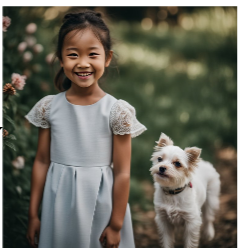
#> input picture pipeline_fuzzy/input.png, 241 x 250 px
$ python photo_guidance.py
#> lines starting #> are read from the running program, lines starting #| are printed output that depends on the picture; after the words box and inside, x2 and y2 are one past the last pixel; in counts of white or black regions, pixels touching at a corner belong together
### pipeline_fuzzy/map.py
#!/usr/bin/env python3
"""Extract foreground with GrabCut and save mask-based visualizations."""

import argparse
import json
from pathlib import Path

import cv2
import numpy as np


def read_image(path, flags=cv2.IMREAD_COLOR):
#> called with flags = 1
    data = np.fromfile(str(path), dtype=np.uint8)
    img = cv2.imdecode(data, flags)
#> img is the input picture: shape (250, 241, 3); mean B, G, R 91.5, 104, 105.9
    if img is None:
        raise ValueError(f"Cannot read image: {path}")
    return img


def save_png(path, image):
    ok, encoded = cv2.imencode('.png', image)
    if not ok:
        raise RuntimeError(f"Could not encode {path}")
    encoded.tofile(str(path))


# [143 lines left out: functions foreground_mask, make_visualizations, main, not called in this run]


# [2 lines that do not run on import are left out]

### pipeline_fuzzy/photo_guidance.py
"""Create a GrabCut mask guided around the girl and dog in input.png."""
from pathlib import Path

import cv2
import numpy as np

from map import read_image, save_png


image = read_image(Path(__file__).with_name('input.png'))
guide = np.zeros(image.shape[:2], np.uint8)
# Loose silhouettes mark the subjects; GrabCut refines against photo colors.
girl = [(54, 30), (64, 17), (89, 12), (104, 22), (111, 44),
        (108, 66), (102, 84), (125, 96), (143, 117), (131, 130),
        (128, 176), (126, 224), (116, 247), (30, 247), (28, 218),
        (33, 175), (37, 128), (24, 119), (33, 100), (60, 88),
        (60, 68), (54, 49)]
dog = [(156, 153), (160, 137), (170, 146), (186, 145), (199, 148),
       (199, 161), (211, 170), (220, 187), (221, 221), (214, 241),
       (195, 243), (195, 213), (189, 210), (185, 245), (171, 245),
       (169, 219), (161, 199), (153, 181), (149, 166)]
for polygon in (girl, dog):
    cv2.fillPoly(guide, [np.array(polygon, np.int32)], 255)
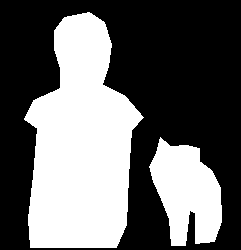
#> guide: shape (250, 241); 40.3% white; 2 white regions, box (x1, y1, x2, y2) and area: (24, 12, 144, 248) 19096, (149, 137, 222, 246) 5209
kernel = np.ones((7, 7), np.uint8)
inside = cv2.erode(guide, kernel)
outside = cv2.dilate(guide, kernel)
labels = np.full(guide.shape, cv2.GC_BGD, np.uint8)
labels[outside > 0] = cv2.GC_PR_BGD
#> labels: shape (250, 241); values 0 (black) and 2 (white), 46.2% white; 2 white regions, box (x1, y1, x2, y2) and area: (21, 9, 147, 250) 21314, (146, 134, 225, 249) 6531
labels[guide > 0] = cv2.GC_PR_FGD
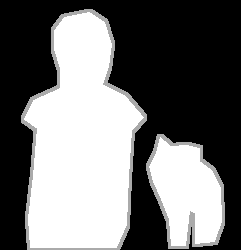
#> labels: shape (250, 241); min 0, max 3, mean 1.33; drawn with min black and max white
labels[inside > 0] = cv2.GC_FGD
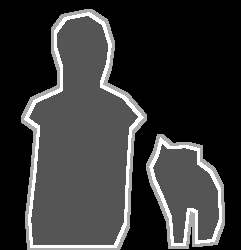
#> labels: shape (250, 241); min 0, max 3, mean 0.636; drawn with min black and max white
# Keep the narrow hand regions that erosion would otherwise remove.
hands = [
    [(30, 217), (36, 218), (37, 227), (36, 242), (33, 246),
     (29, 241), (27, 234), (28, 225)],
    [(110, 220), (119, 224), (120, 232), (116, 242), (110, 244),
     (104, 240), (102, 234), (105, 227)],
]
for polygon in hands:
    cv2.fillPoly(labels, [np.array(polygon, np.int32)], cv2.GC_FGD)
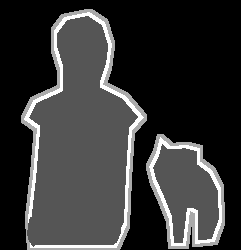
#> labels: shape (250, 241); 0.22% of pixels changed, all inside (x1, y1, x2, y2) = (27, 217, 121, 247); drawn with min black and max white
hand_mask = np.zeros(image.shape[:2], np.uint8)
for polygon in hands:
    cv2.fillPoly(hand_mask, [np.array(polygon, np.int32)], 255)
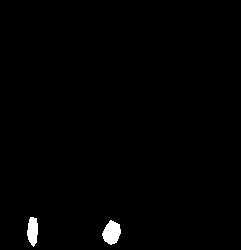
#> hand_mask: shape (250, 241); 0.96% white; 2 white regions, box (x1, y1, x2, y2) and area: (102, 220, 121, 245) 327, (27, 217, 38, 247) 250
out = Path(__file__).resolve().parent.parent / 'attention_results' / 'reference_style'
out.mkdir(parents=True, exist_ok=True)
save_png(out / 'hand_mask.png', hand_mask)
overlay = image.copy()
selected = hand_mask > 0
overlay[selected] = (image[selected].astype(np.float32) * 0.5 +
                     np.array([0, 255, 255], np.float32) * 0.5).astype(np.uint8)
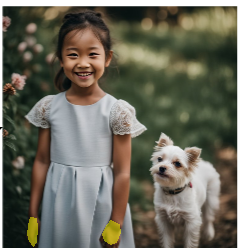
#> overlay: shape (250, 241, 3); 0.96% of pixels changed, all inside (x1, y1, x2, y2) = (27, 217, 121, 247)
save_png(out / 'hand_mask_overlay.png', overlay)
cv2.setRNGSeed(7)
cv2.grabCut(image, labels, None, np.zeros((1, 65), np.float64),
            np.zeros((1, 65), np.float64), 6, cv2.GC_INIT_WITH_MASK)
mask = np.isin(labels, [cv2.GC_FGD, cv2.GC_PR_FGD]).astype(np.uint8) * 255
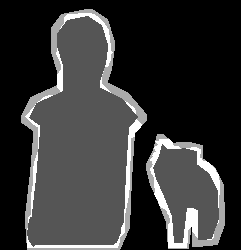
#> labels: shape (250, 241); 2.8% of pixels changed, all inside (x1, y1, x2, y2) = (24, 12, 222, 248); drawn with min black and max white
save_png(Path(__file__).with_name('input_mask.png'), mask)
